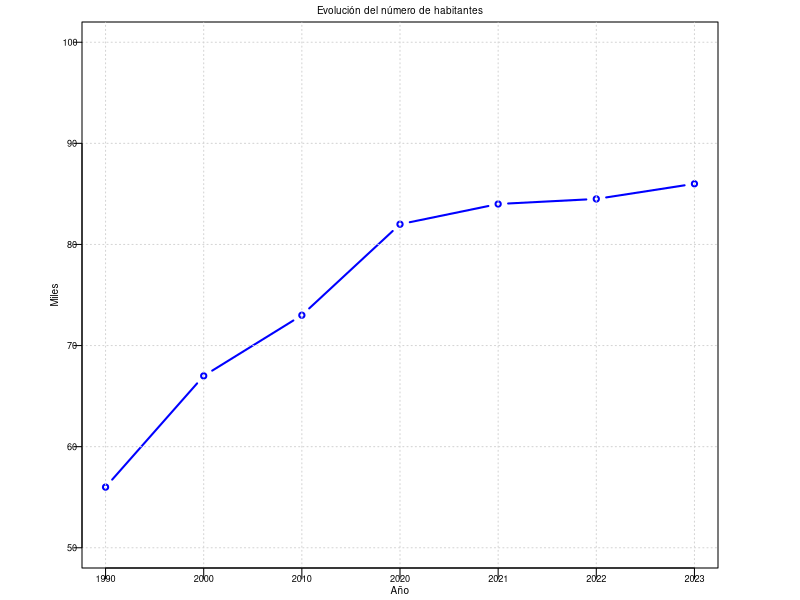

Write R code to recreate this figure.
library(png)

y = c(56, 67, 73, 82, 84, 84.5, 86)
x = seq(1, 7, 1)

png("escalaHorizontalLineas.png", width=1350, height=700, res = 300)
par(mar=c(1.5, 4, 1, 4) + 0.1, mgp = c(0,0,0))
t=0.6

plot(x, y, type = "b", xlab="", ylab="", 
     ylim=c(50, 100), xpd = FALSE,  yaxt='n',  xaxt='n', 
     lwd=2, col = "blue", cex = t+0.1
)
grid()
anio = c("1990", "2000", "2010", "2020", "2021", "2022", "2023")
axis(1, at=x, label = anio, tck=-0.02, cex.axis=t-0.05, padj = -0.3)
axis(2, at=seq(50, 90, 10), las=1, tck=-0.015, hadj = 1.5, cex.axis=t-0.05)
axis(2, at=100, las=1, tck=-0.015, hadj = 1.3, cex.axis=t-0.05)

mtext("Miles", side=2, line=1, cex=t)
mtext("Evolución del número de habitantes", side=3, line=0.2, cex=t)
mtext("Año", side=1, line=0.5, cex=t)

dev.off()
